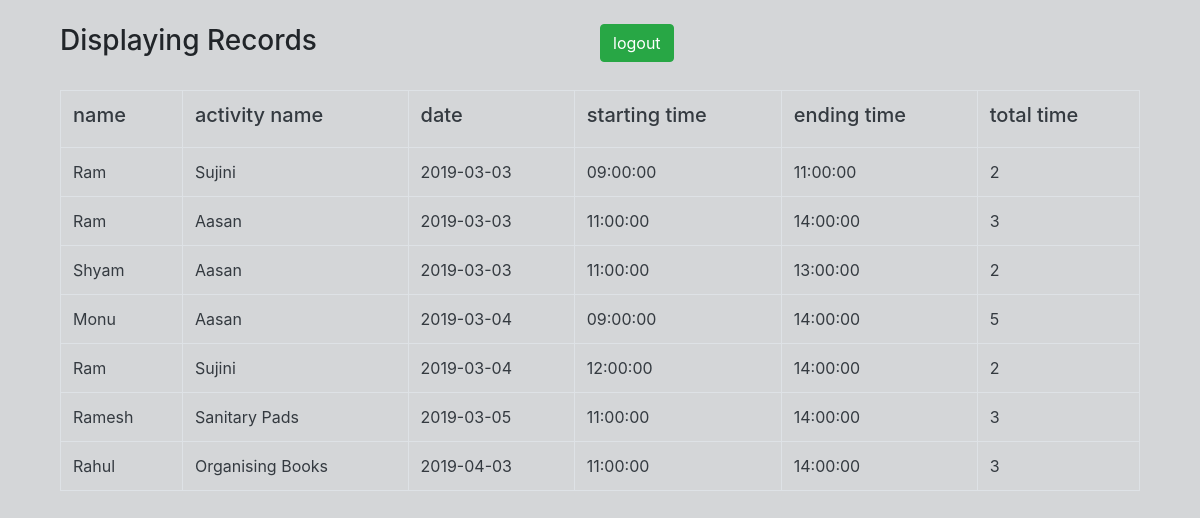
/timesheet.php (signed in), run on the app's committed database.
### tables this page shows
CREATE TABLE IF NOT EXISTS `employee` (
  `id` int(4) NOT NULL AUTO_INCREMENT,
  `aid` int(11) NOT NULL,
  `name` varchar(30) NOT NULL,
  `age` int(4) NOT NULL,
  `salary` int(20) NOT NULL,
  PRIMARY KEY (`id`)
);

CREATE TABLE IF NOT EXISTS `activity` (
  `aid` int(4) NOT NULL AUTO_INCREMENT,
  `aname` varchar(30) NOT NULL,
  `tsa` date NOT NULL,
  `tea` date NOT NULL,
  `ac` int(20) NOT NULL,
  `ta` int(20) NOT NULL,
  `noe` int(4) NOT NULL,
  PRIMARY KEY (`aid`)
);

CREATE TABLE IF NOT EXISTS `date` (
  `id` int(12) NOT NULL,
  `date` date NOT NULL,
  `st` time NOT NULL,
  `et` time NOT NULL,
  `tt` int(12) NOT NULL,
  `daid` int(12) NOT NULL AUTO_INCREMENT,
  PRIMARY KEY (`daid`)
);

### timesheet.php (the view, shortened to what this page needs)
<!DOCTYPE html>
<html>
<head>
	<link href="https://stackpath.bootstrapcdn.com/bootstrap/4.1.1/css/bootstrap.min.css" rel="stylesheet">
</head>
<body style="background-color:#d4d6d8;">
<div class="container">
	<div class="col-lg-12"><br>
		<div class="row">
		<h3 class="col-lg-6">Displaying Records</h3>
				<a href="logout.php" class="" style="margin-right:150px;"><button class="btn btn-success " name="logout">logout</button></a>
    </div><br>
    <?php
    include 'conn.php';
    $q="SELECT name, aname, date, st, et, tt FROM employee JOIN activity d ON employee.aid = d.aid JOIN date b ON b.id = employee.id order by date ASC,name ASC ,st ASC";
    $query1 = mysqli_query($conn,$q);
    ?>
    <table class="table table-stripped table-hover table-bordered">
      <tr class="text-dark">
        <th><h5>name</h5></th>
        <th><h5>activity name</h5></th>
        <th><h5>date</h5></th>
        <th><h5>starting time</h5></th>
        <th><h5>ending time</h5></th>
        <th><h5>total time</h5></th>
      </tr>
<?php
    while($res1 = mysqli_fetch_array($query1))
    { ?>
      <tr class="text-dark">
        <td><?php echo ucfirst($res1['name']) ?></td>
        <td><?php echo $res1['aname'] ?></td>
        <td><?php echo $res1['date'] ?></td>
        <td><?php echo $res1['st'] ?></td>
        <td><?php echo $res1['et'] ?></td>
        <td><?php echo $res1['tt'] ?></td>
      </tr>
    <?php
  }
    ?>
    </table>
	</div>
</div>
</body>
</html>

### data on the page
employee: name "Ram", aid.aname "Sujini", date.date "2019-03-03", date.st "09:00:00", date.et "11:00:00", date.tt "2", date.date "2019-03-04", date.st "12:00:00", date.et "14:00:00"
employee: name "Ram", aid.aname "Aasan", date.date "2019-03-03", date.st "11:00:00", date.et "14:00:00", date.tt "3"
employee: name "Shyam", aid.aname "Aasan", date.date "2019-03-03", date.st "11:00:00", date.et "13:00:00", date.tt "2"
employee: name "Monu", aid.aname "Aasan", date.date "2019-03-04", date.st "09:00:00", date.et "14:00:00", date.tt "5"
employee: name "Ramesh", aid.aname "Sanitary Pads", date.date "2019-03-05", date.st "11:00:00", date.et "14:00:00", date.tt "3"
employee: name "Rahul", aid.aname "Organising Books", date.date "2019-04-03", date.st "11:00:00", date.et "14:00:00", date.tt "3"
